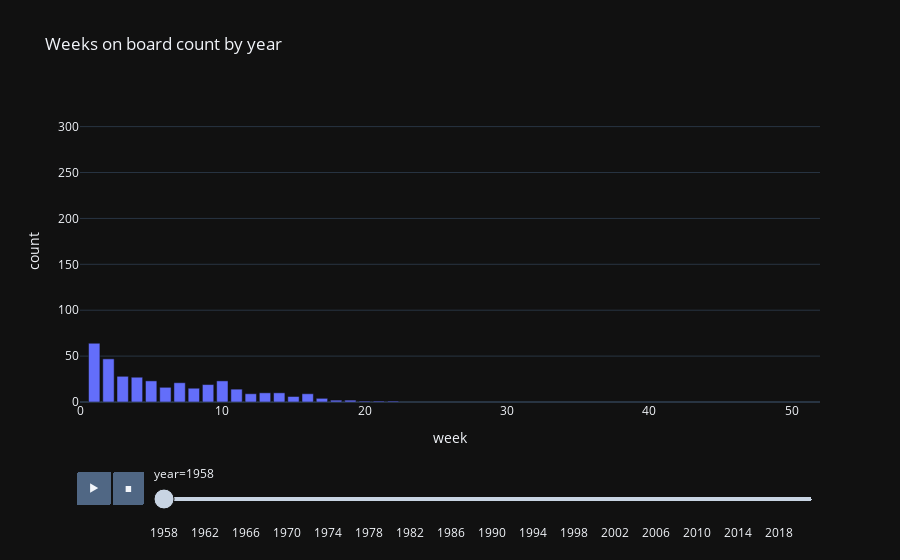

The cell this chart's notebook holds for it:
### Code cell
tmp_year_list = []
for year in sorted(df.date.dt.year.unique(), reverse=False):
    df_tmp = df[df["date"].dt.year == year]
    max_weeks_on_board_count = df_tmp.groupby(by=["artist", "song"])["weeks-on-board"].max().value_counts()
    max_weeks_on_board_count = max_weeks_on_board_count.reindex(
                list(range(1, max_weeks_on_board_count.index.max() + 1)),
                fill_value=0
            )

    for week, count in max_weeks_on_board_count.items():
        tmp_year_list.append((year, week, count))

weeks_on_board_year = pd.DataFrame(data=tmp_year_list, columns=["year", "week", "count"])
weeks_on_board_year = weeks_on_board_year.sort_values(["year", "week"], ascending=True)
px.bar(
    weeks_on_board_year,
    x="week",
    y="count",
    animation_frame="year",
    range_x=[0, 52],
    range_y=[0, weeks_on_board_year["count"].max()],
    title="Weeks on board count by year"
)

### Figure 1 — Plotly figure (JSON) as saved in the notebook; plotly's stock layout.template omitted (floating-point values rounded to 4 significant figures)
{"data": [{"alignmentgroup": "True", "hovertemplate": "year=1958<br>week=%{x}<br>count=%{y}<extra></extra>", "legendgroup": "", "marker": {"color": "#636efa", "pattern": {"shape": ""}}, "name": "", "offsetgroup": "", "orientation": "v", "showlegend": false, "textposition": "auto", "x": [1, 2, 3, 4, 5, 6, 7, 8, 9, 10, 11, 12, 13, 14, 15, 16, 17, 18, 19, 20, 21, 22], "xaxis": "x", "y": [64, 47, 28, 27, 23, 16, 21, 15, 19, 23, 14, 9, 10, 10, 6, 9, 4, 2, 2, 1, 1, 1], "yaxis": "y", "type": "bar"}], "layout": {"xaxis": {"anchor": "y", "domain": [0.0, 1.0], "title": {"text": "week"}, "range": [0, 52]}, "yaxis": {"anchor": "x", "domain": [0.0, 1.0], "title": {"text": "count"}, "range": [0, 329]}, "legend": {"tracegroupgap": 0}, "title": {"text": "Weeks on board count by year"}, "barmode": "relative", "updatemenus": [{"buttons": [{"args": [null, {"frame": {"duration": 500, "redraw": true}, "mode": "immediate", "fromcurrent": true, "transition": {"duration": 500, "easing": "linear"}}], "label": "&#9654;", "method": "animate"}, {"args": [[null], {"frame": {"duration": 0, "redraw": true}, "mode": "immediate", "fromcurrent": true, "transition": {"duration": 0, "easing": "linear"}}], "label": "&#9724;", "method": "animate"}], "direction": "left", "pad": {"r": 10, "t": 70}, "showactive": false, "type": "buttons", "x": 0.1, "xanchor": "right", "y": 0, "yanchor": "top"}], "sliders": [{"active": 0, "currentvalue": {"prefix": "year="}, "len": 0.9, "pad": {"b": 10, "t": 60}, "steps": [{"args": [["1958"], {"frame": {"duration": 0, "redraw": true}, "mode": "immediate", "fromcurrent": true, "transition": {"duration": 0, "easing": "linear"}}], "label": "1958", "method": "animate"}, {"args": [["1959"], {"frame": {"duration": 0, "redraw": true}, "mode": "immediate", "fromcurrent": true, "transition": {"duration": 0, "easing": "linear"}}], "label": "1959", "method": "animate"}, {"args": [["1960"], {"frame": {"duration": 0, "redraw": true}, "mode": "immediate", "fromcurrent": true, "transition": {"duration": 0, "easing": "linear"}}], "label": "1960", "method": "animate"}, {"args": [["1961"], {"frame": {"duration": 0, "redraw": true}, "mode": "immediate", "fromcurrent": true, "transition": {"duration": 0, "easing": "linear"}}], "label": "1961", "method": "animate"}, {"args": [["1962"], {"frame": {"duration": 0, "redraw": true}, "mode": "immediate", "fromcurrent": true, "transition": {"duration": 0, "easing": "linear"}}], "label": "1962", "method": "animate"}, {"args": [["1963"], {"frame": {"duration": 0, "redraw": true}, "mode": "immediate", "fromcurrent": true, "transition": {"duration": 0, "easing": "linear"}}], "label": "1963", "method": "animate"}, {"args": [["1964"], {"frame": {"duration": 0, "redraw": true}, "mode": "immediate", "fromcurrent": true, "transition": {"duration": 0, "easing": "linear"}}], "label": "1964", "method": "animate"}, {"args": [["1965"], {"frame": {"duration": 0, "redraw": true}, "mode": "immediate", "fromcurrent": true, "transition": {"duration": 0, "easing": "linear"}}], "label": "1965", "method": "animate"}, {"args": [["1966"], {"frame": {"duration": 0, "redraw": true}, "mode": "immediate", "fromcurrent": true, "transition": {"duration": 0, "easing": "linear"}}], "label": "1966", "method": "animate"}, {"args": [["1967"], {"frame": {"duration": 0, "redraw": true}, "mode": "immediate", "fromcurrent": true, "transition": {"duration": 0, "easing": "linear"}}], "label": "1967", "method": "animate"}, {"args": [["1968"], {"frame": {"duration": 0, "redraw": true}, "mode": "immediate", "fromcurrent": true, "transition": {"duration": 0, "easing": "linear"}}], "label": "1968", "method": "animate"}, {"args": [["1969"], {"frame": {"duration": 0, "redraw": true}, "mode": "immediate", "fromcurrent": true, "transition": {"duration": 0, "easing": "linear"}}], "label": "1969", "method": "animate"}, {"args": [["1970"], {"frame": {"duration": 0, "redraw": true}, "mode": "immediate", "fromcurrent": true, "transition": {"duration": 0, "easing": "linear"}}], "label": "1970", "method": "animate"}, {"args": [["1971"], {"frame": {"duration": 0, "redraw": true}, "mode": "immediate", "fromcurrent": true, "transition": {"duration": 0, "easing": "linear"}}], "label": "1971", "method": "animate"}, {"args": [["1972"], {"frame": {"duration": 0, "redraw": true}, "mode": "immediate", "fromcurrent": true, "transition": {"duration": 0, "easing": "linear"}}], "label": "1972", "method": "animate"}, {"args": [["1973"], {"frame": {"duration": 0, "redraw": true}, "mode": "immediate", "fromcurrent": true, "transition": {"duration": 0, "easing": "linear"}}], "label": "1973", "method": "animate"}, {"args": [["1974"], {"frame": {"duration": 0, "redraw": true}, "mode": "immediate", "fromcurrent": true, "transition": {"duration": 0, "easing": "linear"}}], "label": "1974", "method": "animate"}, {"args": [["1975"], {"frame": {"duration": 0, "redraw": true}, "mode": "immediate", "fromcurrent": true, "transition": {"duration": 0, "easing": "linear"}}], "label": "1975", "method": "animate"}, {"args": [["1976"], {"frame": {"duration": 0, "redraw": true}, "mode": "immediate", "fromcurrent": true, "transition": {"duration": 0, "easing": "linear"}}], "label": "1976", "method": "animate"}, {"args": [["1977"], {"frame": {"duration": 0, "redraw": true}, "mode": "immediate", "fromcurrent": true, "transition": {"duration": 0, "easing": "linear"}}], "label": "1977", "method": "animate"}, {"args": [["1978"], {"frame": {"duration": 0, "redraw": true}, "mode": "immediate", "fromcurrent": true, "transition": {"duration": 0, "easing": "linear"}}], "label": "1978", "method": "animate"}, {"args": [["1979"], {"frame": {"duration": 0, "redraw": true}, "mode": "immediate", "fromcurrent": true, "transition": {"duration": 0, "easing": "linear"}}], "label": "1979", "method": "animate"}, {"args": [["1980"], {"frame": {"duration": 0, "redraw": true}, "mode": "immediate", "fromcurrent": true, "transition": {"duration": 0, "easing": "linear"}}], "label": "1980", "method": "animate"}, {"args": [["1981"], {"frame": {"duration": 0, "redraw": true}, "mode": "immediate", "fromcurrent": true, "transition": {"duration": 0, "easing": "linear"}}], "label": "1981", "method": "animate"}, {"args": [["1982"], {"frame": {"duration": 0, "redraw": true}, "mode": "immediate", "fromcurrent": true, "transition": {"duration": 0, "easing": "linear"}}], "label": "1982", "method": "animate"}, {"args": [["1983"], {"frame": {"duration": 0, "redraw": true}, "mode": "immediate", "fromcurrent": true, "transition": {"duration": 0, "easing": "linear"}}], "label": "1983", "method": "animate"}, {"args": [["1984"], {"frame": {"duration": 0, "redraw": true}, "mode": "immediate", "fromcurrent": true, "transition": {"duration": 0, "easing": "linear"}}], "label": "1984", "method": "animate"}, {"args": [["1985"], {"frame": {"duration": 0, "redraw": true}, "mode": "immediate", "fromcurrent": true, "transition": {"duration": 0, "easing": "linear"}}], "label": "1985", "method": "animate"}, {"args": [["1986"], {"frame": {"duration": 0, "redraw": true}, "mode": "immediate", "fromcurrent": true, "transition": {"duration": 0, "easing": "linear"}}], "label": "1986", "method": "animate"}, {"args": [["1987"], {"frame": {"duration": 0, "redraw": true}, "mode": "immediate", "fromcurrent": true, "transition": {"duration": 0, "easing": "linear"}}], "label": "1987", "method": "animate"}, {"args": [["1988"], {"frame": {"duration": 0, "redraw": true}, "mode": "immediate", "fromcurrent": true, "transition": {"duration": 0, "easing": "linear"}}], "label": "1988", "method": "animate"}, {"args": [["1989"], {"frame": {"duration": 0, "redraw": true}, "mode": "immediate", "fromcurrent": true, "transition": {"duration": 0, "easing": "linear"}}], "label": "1989", "method": "animate"}, {"args": [["1990"], {"frame": {"duration": 0, "redraw": true}, "mode": "immediate", "fromcurrent": true, "transition": {"duration": 0, "easing": "linear"}}], "label": "1990", "method": "animate"}, {"args": [["1991"], {"frame": {"duration": 0, "redraw": true}, "mode": "immediate", "fromcurrent": true, "transition": {"duration": 0, "easing": "linear"}}], "label": "1991", "method": "animate"}, {"args": [["1992"], {"frame": {"duration": 0, "redraw": true}, "mode": "immediate", "fromcurrent": true, "transition": {"duration": 0, "easing": "linear"}}], "label": "1992", "method": "animate"}, {"args": [["1993"], {"frame": {"duration": 0, "redraw": true}, "mode": "immediate", "fromcurrent": true, "transition": {"duration": 0, "easing": "linear"}}], "label": "1993", "method": "animate"}, {"args": [["1994"], {"frame": {"duration": 0, "redraw": true}, "mode": "immediate", "fromcurrent": true, "transition": {"duration": 0, "easing": "linear"}}], "label": "1994", "method": "animate"}, {"args": [["1995"], {"frame": {"duration": 0, "redraw": true}, "mode": "immediate", "fromcurrent": true, "transition": {"duration": 0, "easing": "linear"}}], "label": "1995", "method": "animate"}, {"args": [["1996"], {"frame": {"duration": 0, "redraw": true}, "mode": "immediate", "fromcurrent": true, "transition": {"duration": 0, "easing": "linear"}}], "label": "1996", "method": "animate"}, {"args": [["1997"], {"frame": {"duration": 0, "redraw": true}, "mode": "immediate", "fromcurrent": true, "transition": {"duration": 0, "easing": "linear"}}], "label": "1997", "method": "animate"}, {"args": [["1998"], {"frame": {"duration": 0, "redraw": true}, "mode": "immediate", "fromcurrent": true, "transition": {"duration": 0, "easing": "linear"}}], "label": "1998", "method": "animate"}, {"args": [["1999"], {"frame": {"duration": 0, "redraw": true}, "mode": "immediate", "fromcurrent": true, "transition": {"duration": 0, "easing": "linear"}}], "label": "1999", "method": "animate"}, {"args": [["2000"], {"frame": {"duration": 0, "redraw": true}, "mode": "immediate", "fromcurrent": true, "transition": {"duration": 0, "easing": "linear"}}], "label": "2000", "method": "animate"}, {"args": [["2001"], {"frame": {"duration": 0, "redraw": true}, "mode": "immediate", "fromcurrent": true, "transition": {"duration": 0, "easing": "linear"}}], "label": "2001", "method": "animate"}, {"args": [["2002"], {"frame": {"duration": 0, "redraw": true}, "mode": "immediate", "fromcurrent": true, "transition": {"duration": 0, "easing": "linear"}}], "label": "2002", "method": "animate"}, {"args": [["2003"], {"frame": {"duration": 0, "redraw": true}, "mode": "immediate", "fromcurrent": true, "transition": {"duration": 0, "easing": "linear"}}], "label": "2003", "method": "animate"}, {"args": [["2004"], {"frame": {"duration": 0, "redraw": true}, "mode": "immediate", "fromcurrent": true, "transition": {"duration": 0, "easing": "linear"}}], "label": "2004", "method": "animate"}, {"args": [["2005"], {"frame": {"duration": 0, "redraw": true}, "mode": "immediate", "fromcurrent": true, "transition": {"duration": 0, "easing": "linear"}}], "label": "2005", "method": "animate"}, {"args": [["2006"], {"frame": {"duration": 0, "redraw": true}, "mode": "immediate", "fromcurrent": true, "transition": {"duration": 0, "easing": "linear"}}], "label": "2006", "method": "animate"}, {"args": [["2007"], {"frame": {"duration": 0, "redraw": true}, "mode": "immediate", "fromcurrent": true, "transition": {"duration": 0, "easing": "linear"}}], "label": "2007", "method": "animate"}, {"args": [["2008"], {"frame": {"duration": 0, "redraw": true}, "mode": "immediate", "fromcurrent": true, "transition": {"duration": 0, "easing": "linear"}}], "label": "2008", "method": "animate"}, {"args": [["2009"], {"frame": {"duration": 0, "redraw": true}, "mode": "immediate", "fromcurrent": true, "transition": {"duration": 0, "easing": "linear"}}], "label": "2009", "method": "animate"}, {"args": [["2010"], {"frame": {"duration": 0, "redraw": true}, "mode": "immediate", "fromcurrent": true, "transition": {"duration": 0, "easing": "linear"}}], "label": "2010", "method": "animate"}, {"args": [["2011"], {"frame": {"duration": 0, "redraw": true}, "mode": "immediate", "fromcurrent": true, "transition": {"duration": 0, "easing": "linear"}}], "label": "2011", "method": "animate"}, {"args": [["2012"], {"frame": {"duration": 0, "redraw": true}, "mode": "immediate", "fromcurrent": true, "transition": {"duration": 0, "easing": "linear"}}], "label": "2012", "method": "animate"}, {"args": [["2013"], {"frame": {"duration": 0, "redraw": true}, "mode": "immediate", "fromcurrent": true, "transition": {"duration": 0, "easing": "linear"}}], "label": "2013", "method": "animate"}, {"args": [["2014"], {"frame": {"duration": 0, "redraw": true}, "mode": "immediate", "fromcurrent": true, "transition": {"duration": 0, "easing": "linear"}}], "label": "2014", "method": "animate"}, {"args": [["2015"], {"frame": {"duration": 0, "redraw": true}, "mode": "immediate", "fromcurrent": true, "transition": {"duration": 0, "easing": "linear"}}], "label": "2015", "method": "animate"}, {"args": [["2016"], {"frame": {"duration": 0, "redraw": true}, "mode": "immediate", "fromcurrent": true, "transition": {"duration": 0, "easing": "linear"}}], "label": "2016", "method": "animate"}, {"args": [["2017"], {"frame": {"duration": 0, "redraw": true}, "mode": "immediate", "fromcurrent": true, "transition": {"duration": 0, "easing": "linear"}}], "label": "2017", "method": "animate"}, {"args": [["2018"], {"frame": {"duration": 0, "redraw": true}, "mode": "immediate", "fromcurrent": true, "transition": {"duration": 0, "easing": "linear"}}], "label": "2018", "method": "animate"}, {"args": [["2019"], {"frame": {"duration": 0, "redraw": true}, "mode": "immediate", "fromcurrent": true, "transition": {"duration": 0, "easing": "linear"}}], "label": "2019", "method": "animate"}, {"args": [["2020"], {"frame": {"duration": 0, "redraw": true}, "mode": "immediate", "fromcurrent": true, "transition": {"duration": 0, "easing": "linear"}}], "label": "2020", "method": "animate"}, {"args": [["2021"], {"frame": {"duration": 0, "redraw": true}, "mode": "immediate", "fromcurrent": true, "transition": {"duration": 0, "easing": "linear"}}], "label": "2021", "method": "animate"}], "x": 0.1, "xanchor": "left", "y": 0, "yanchor": "top"}]}}
